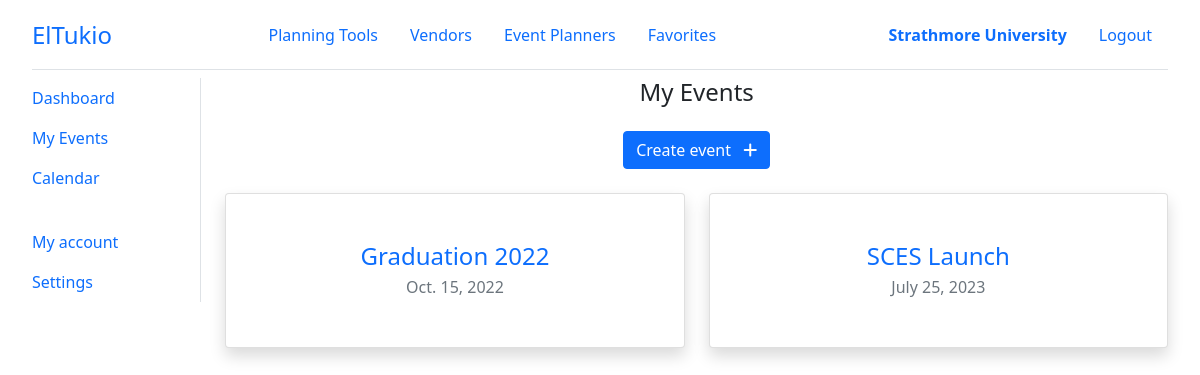
Page /organizer/events/ (signed in) on the earlier database version.
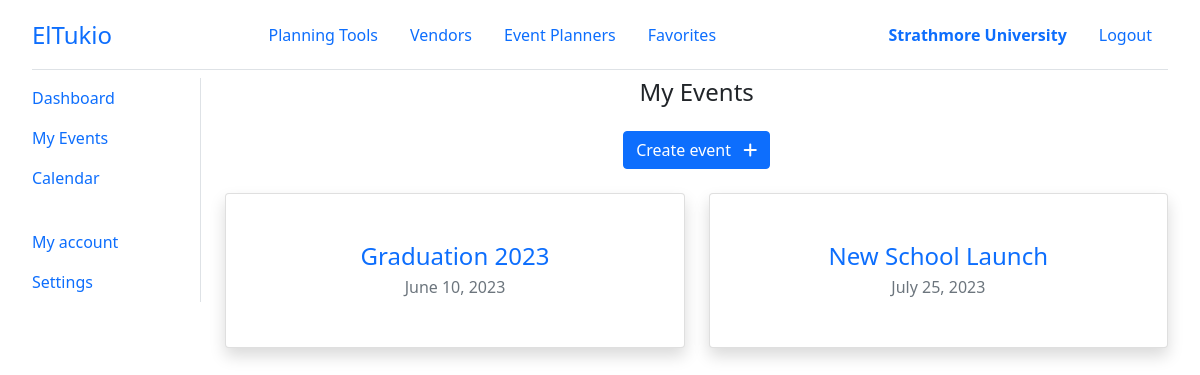
Same page on the later database version.
### el_tukio/models.py (models this page shows, shortened)
class Event(models.Model):
    organizer = models.ForeignKey(Organizer, on_delete=CASCADE)
    event_name = models.CharField(max_length=100)
    event_date = models.DateField(help_text='When will this event be held?')
    event_budget = models.FloatField(help_text='What  is the budget for this event?')
    event_location = models.CharField(max_length=100, null=True, blank=True)
    guest_size = models.IntegerField(help_text='Expected number of guests at the event?')
    planners = models.ManyToManyField(Planner)
    vendors = models.ManyToManyField(Vendor)

### el_tukio/views/organizer.py (the view, shortened to what this page needs)
# urls.py: path('events/', organizer.Events.as_view(), name='organizer-events'),
@method_decorator(organizer_required, name='dispatch')
class Events(CreateView):
    form_class = EventForm
    template_name = 'organizer/events.html'
    def get_context_data(self, **kwargs):
        context = super().get_context_data(**kwargs)
        context["events"] = Event.objects.filter(organizer_id=self.request.user.organizer.user_id)
        return context

### el_tukio/models.py (called while the page is built)
    @property
    def is_organizer(self):
        return self.user_type == self.UserType.ORGANIZER

    @property
    def is_planner(self):
        return self.user_type == self.UserType.PLANNER

    @property
    def is_vendor(self):
        return self.user_type == self.UserType.VENDOR

    @property
    def full_name(self):
        return f'{self.first_name} {self.last_name}'

### templates/organizer/events.html (shortened to what this page needs)
{% extends 'layouts/dashboard.html' %}
{% load widget_tweaks %}
{% block content %}
<h4 class="mb-4">My Events</h4>
<div class="text-center mb-4">
    <button class="btn btn-primary" data-bs-toggle="modal" data-bs-target="#createEventModal">
        <span class="me-2">Create event</span>
        <i class="fa-solid fa-plus"></i>
    </button>
</div>
<div class="row row-cols-1 row-cols-md-2 g-4 justify-content-center">
    {% for event in events %}
    <div class="col">
        <a href="{% url 'organizer-event-details' event_id=event.id %}" class="card shadow">
            <div class="card-body p-5">
                <span class="d-block h4 mb-1">{{ event.event_name }}</span>
                <span class="d-block text-muted">{{ event.event_date }}</span>
            </div>
        </a>
    </div>
    {% endfor %}
</div>
{% endblock content %}

Differences in the rows shown:
changed Event: event_name "Graduation 2022" → "Graduation 2023"; event_date "Oct. 15, 2022" → "June 10, 2023"
changed Event: event_name "SCES Launch" → "New School Launch"
